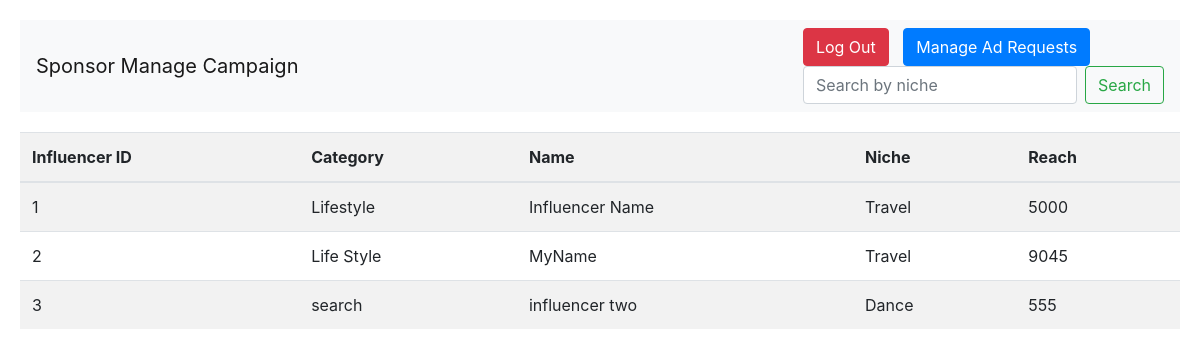
Screenshot of /sponsor/search_influencer with the database file from the repository.
### models.py (models this page shows)
class Influencer(db.Model):
    __tablename__ = "influencers"
    influencer_id = db.Column(db.Integer, primary_key=True, autoincrement=True)
    user_id = db.Column(db.Integer, db.ForeignKey("users.user_id"), nullable=False)
    name = db.Column(db.String(255))
    category = db.Column(db.String(255))
    niche = db.Column(db.String(255))
    reach = db.Column(db.Integer)
    ad_requests = db.relationship("AdRequest", backref="influencer", lazy=True)
    negotiations = db.relationship("Negotiation", backref="influencer", lazy=True)
    def to_dict(self):
        return {c.name: getattr(self, c.name) for c in self.__table__.columns}

### sponsor.py (the view)
@sponsor.route("/search_influencer", methods=["GET", "POST"])
def search_influencer():
    influencer_data = Influencer.query.all()
    data = []
    for d in influencer_data:
        data.append(d.to_dict())
    return render_template("sponsor_search_influ.html", data=data)

### app.py (called while the page is built)
@app.before_request
def create_tables():
    init_db(app)

### models.py (called while the page is built, shortened)
def init_db(app):
    with app.app_context():
        db.create_all()

### templates/sponsor_search_influ.html (shortened to what this page needs)
<!DOCTYPE html>
<html lang="en">
<head>
    <link href="https://maxcdn.bootstrapcdn.com/bootstrap/4.5.2/css/bootstrap.min.css" rel="stylesheet">
</head>
<body>
    <nav class="navbar navbar-expand-lg navbar-light bg-light navbar-custom">
        <a class="navbar-brand" href="/sponsor/managecampaign">Sponsor Manage Campaign</a>
        <div class="ml-auto">
            <button class="btn btn-danger btn-custom" onclick="location.href='/logout'">Log Out</button>
            <button class="btn btn-primary btn-custom" onclick="location.href='{{ url_for('sponsor.sponsor_manageadrequest') }}'">Manage Ad Requests</button>
            <form class="form-inline">
                <input type="search" class="form-control mr-2" placeholder="Search by niche" id="search_camp" name="search_camp" oninput="influ_search()">
                <button class="btn btn-outline-success" onclick="influ_search(); return false;">Search</button>
            </form>
        </div>
    </nav>
    <table class="table table-striped" id="campaignTable">
        <thead>
            <tr>
                <th scope="col">Influencer ID</th>
                <th scope="col">Category</th>
                <th scope="col">Name</th>
                <th scope="col">Niche</th>
                <th scope="col">Reach</th>
            </tr>
        </thead>
        <tbody>
            {% for d in data %}
            <tr>
                <td>{{ d["influencer_id"] }}</td>
                <td>{{ d["category"] }}</td>
                <td>{{ d["name"] }}</td>
                <td>{{ d["niche"] }}</td>
                <td>{{ d["reach"] }}</td>
            </tr>
            {% endfor %}
        </tbody>
    </table>
</body>
</html>

### templates/sponsor_search_influ.html (style rules this page uses)
body { padding: 20px; }
.navbar-custom { margin-bottom: 20px; }
table { width: 100%; margin-top: 20px; }
th, td { text-align: left; padding: 10px; }
th { background-color: #f2f2f2; }
.btn-custom { margin-right: 10px; }
form { display: inline-block; }

### rows the page displays
Influencer: influencer_id "1", category "Lifestyle", name "Influencer Name", niche "Travel", reach "5000"
Influencer: influencer_id "2", category "Life Style", name "MyName", niche "Travel", reach "9045"
Influencer: influencer_id "3", category "search", name "influencer two", niche "Dance", reach "555"
